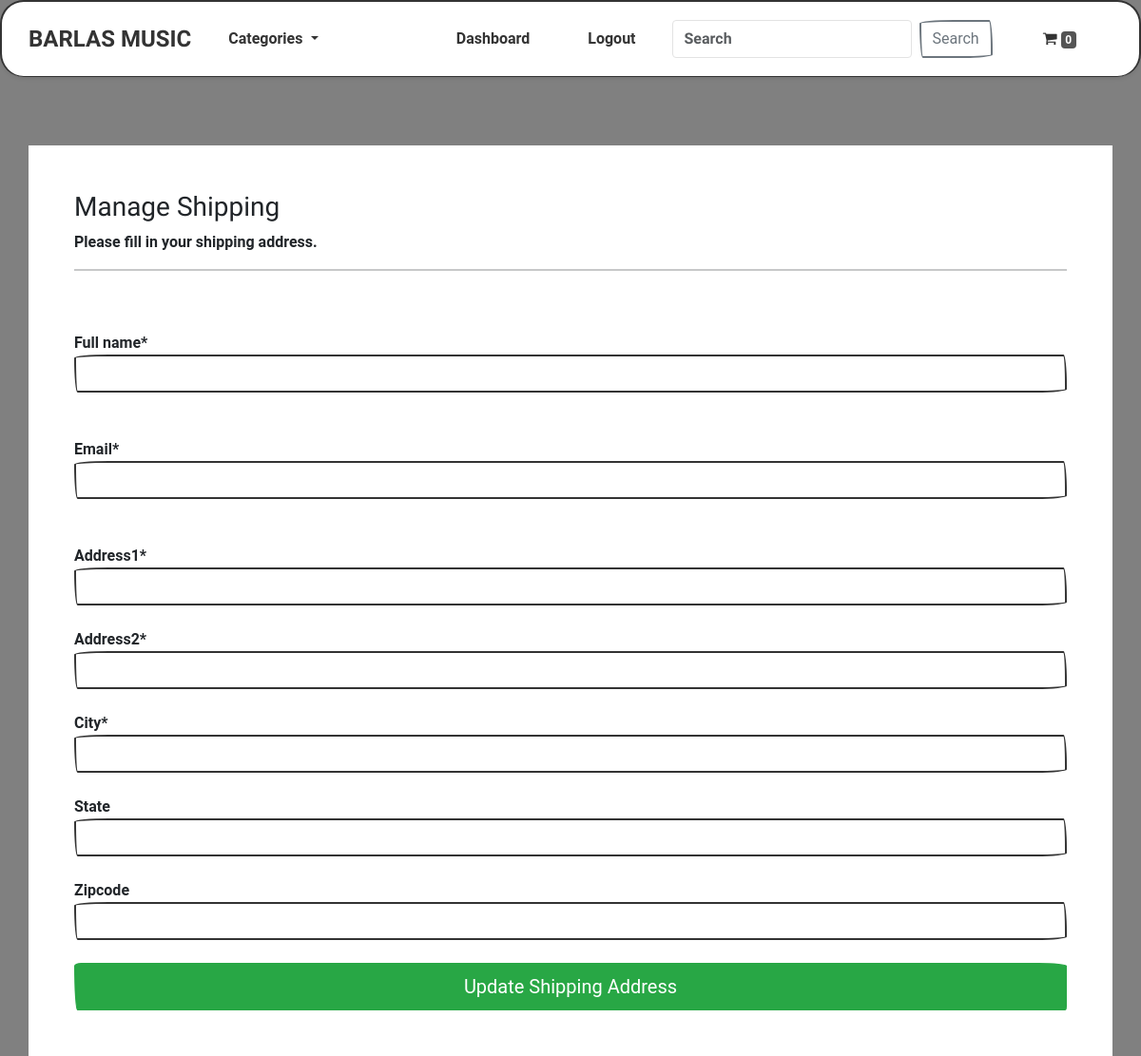
The page /account/manage-shipping (signed in) on the database as committed earlier.
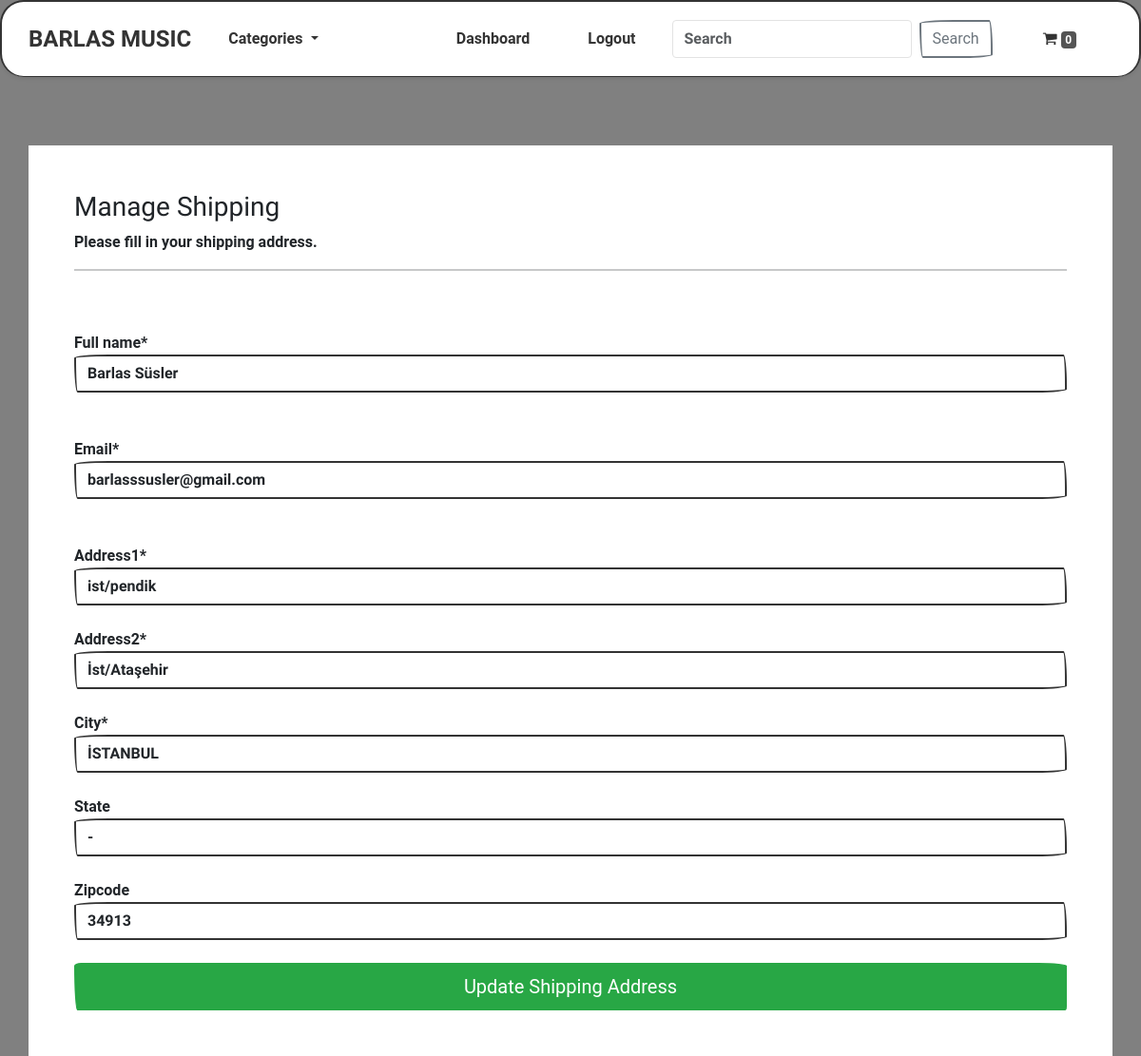
The same page on the database as committed later.
### payment/models.py (models this page shows, shortened)
class ShippingAddress(models.Model):
    full_name = models.CharField(max_length=300)
    email = models.EmailField(max_length=255)
    address1 = models.CharField(max_length=300)
    address2 = models.CharField(max_length=300)
    city = models.CharField(max_length=255)
    state = models.CharField(max_length=255, null=True, blank=True)
    zipcode = models.CharField(max_length=255, null=True, blank=True)
    user = models.ForeignKey(User, on_delete=models.CASCADE, null=True, blank=True)
    class Meta:
        verbose_name_plural = 'Shipping Address'

### account/views.py (the view, shortened to what this page needs)
# urls.py: path('manage-shipping', views.manage_shipping, name='manage-shipping'),
def manage_shipping(request):
    try:
        shipping = ShippingAddress.objects.get(user=request.user.id)
    except ShippingAddress.DoesNotExist:
        shipping =  None
    form = ShippingForm(instance=shipping)
    context= {'form':form}
    return render(request, 'account/manage-shipping.html', context=context)

### account/forms.py
class ShippingForm(forms.ModelForm):
    class Meta:
        model = ShippingAddress
        fields = ['full_name', 'email', 'address1', 'address2', 'city', 'state', 'zipcode']
        exclude = ['user',]

### cart/cart.py (called while the page is built)
    def __len__(self):
        return sum(item['qty'] for item in self.cart.values())

### cart/context_processors.py (called while the page is built)
def cart(request):
    return {'cart': Cart(request)}

### store/models.py (called while the page is built)
    def get_absolute_url(self):
        return reverse('list-category', args=[self.slug])

### store/views.py (called while the page is built)
def categories(request):
    all_categories = Category.objects.all()
    return {'all_categories': all_categories}

### account/templates/account/manage-shipping.html (shortened to what this page needs)
{% include "store/base.html" %}
{% load static %}
{% load crispy_forms_tags %}
{% block content %}
<div class="container bg-white shadow-md p-5">
    <h3> Manage Shipping </h3>
    <p> Please fill in your shipping address. </p>
    <hr>
    <br>
    <br>
    <form method="POST" autocomplete="off">
        {{ form.full_name|as_crispy_field }}
        <br><br>
        {{ form.email|as_crispy_field }}
        <br><br>
        {{ form.address1|as_crispy_field }}
        <br>
        {{ form.address2|as_crispy_field }}
        <br>
        {{ form.city|as_crispy_field }}
        <br>
        {{ form.state|as_crispy_field }}
        <br>
        {{ form.zipcode|as_crispy_field }}
        <br>
        <button type="submit" class="btn btn-success btn-lg w-100 btn-block p-2"> Update Shipping Address
        </button>
    </form>
</div>
{% endblock %}

Rows that differ between the two databases and show on the page:
added ShippingAddress: full_name "Barlas Süsler", email "barlasssusler@gmail.com", address1 "ist/pendik", address2 "İst/Ataşehir", city "İSTANBUL", state "-", zipcode "34913"
